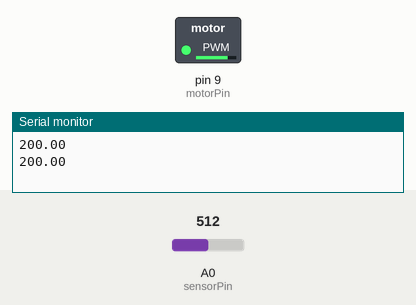
This sketch was run on a simulated Arduino Uno, built with avr-gcc and run on an emulated ATmega328P. Shown: switched loads named in the sketch (green lamp = pin HIGH), the last lines printed to the serial monitor. Inputs (shaded band) come from the test bench; at power-on: A0 (sensorPin) = 512.

Above: at 5.8 s.
5.9 s: A0 (sensorPin) set to 174
11.9 s: A0 (sensorPin) set to 165
At 15.5 s:
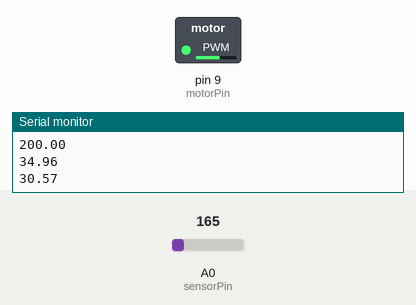
17.9 s: A0 (sensorPin) set to 122
At 20.6 s:
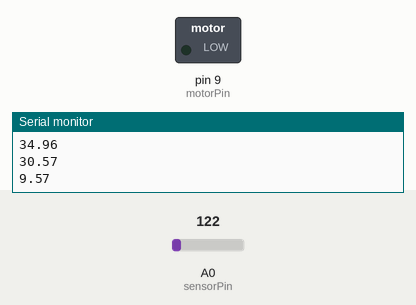
23.9 s: A0 (sensorPin) set to 306
At 25.6 s:
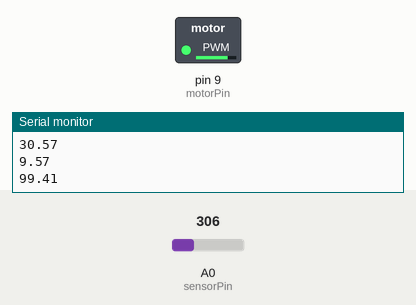
29.9 s: A0 (sensorPin) set to 21
At 30.6 s:
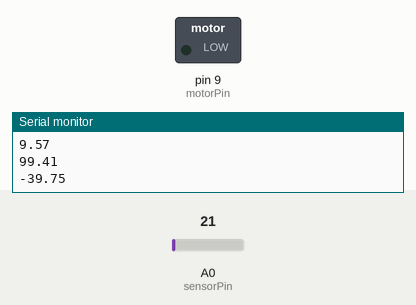
Timing chart, 0 to 32.9 s (numbered marks = the images above; inputs shaded):
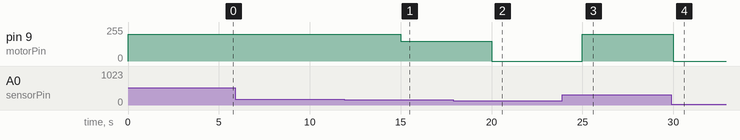

The sketch:

sketch_sep21a.ino
```cpp
#include <Servo.h>

int sensorPin = 0;
int motorPin = 9;


void setup(){
  Serial.begin(9600);
  pinMode(motorPin,OUTPUT);
}

void loop()
{
  int reading = analogRead(sensorPin);
  float voltage = reading * 5.0;
  voltage /= 1024.0;

  float  tempC = (voltage -0.5) * 100;
  Serial.println(tempC);
  if(tempC > 28 && tempC <31){
   analogWrite(motorPin,150);
  }
  else if(tempC >= 31){
    analogWrite(motorPin,200);
  }
  else{
    analogWrite(motorPin,0);
  }

  delay(5000);
}
```

Measured:
- the behaviour switches between 166 and 165 on A0 (sensorPin) (found by bisection; images 0 and 1)
- after the input at 11.9 s, pin 9 (motorPin): 200/255 → 150/255 after 3.1 s
- after the input at 17.9 s, pin 9 (motorPin): 150/255 → 0/255 after 2.1 s
- after the input at 23.9 s, pin 9 (motorPin): 0/255 → 200/255 after 1.1 s
- after the input at 29.9 s, pin 9 (motorPin): 200/255 → 0/255 after 0.10 s
